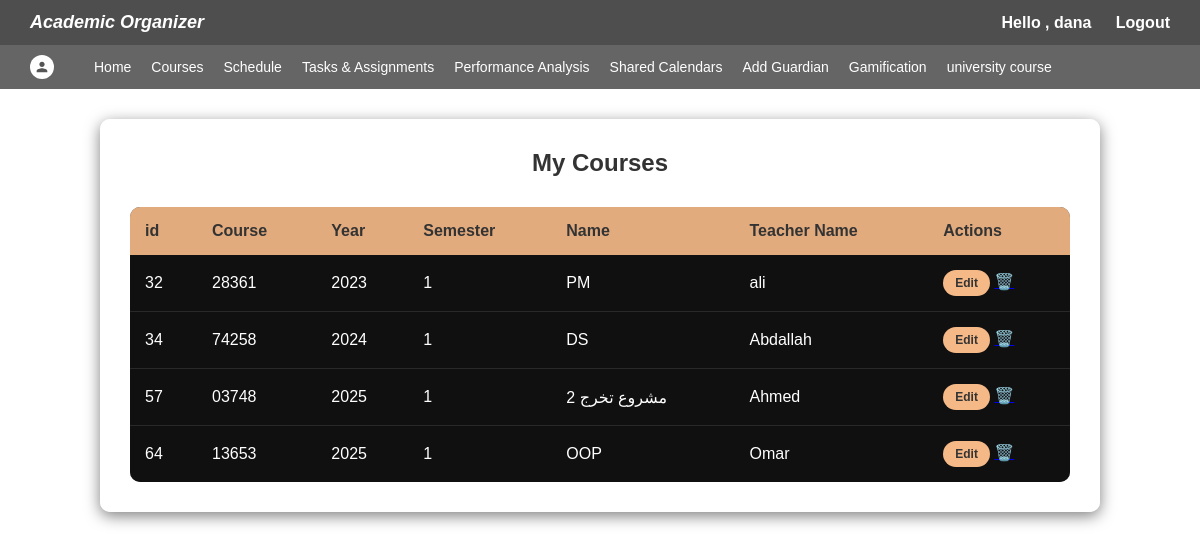
/view-course.php (signed in), run on the app's committed database.
### tables this page shows
CREATE TABLE `course` (
  `id` int(11) NOT NULL,
  `course` varchar(255) DEFAULT NULL,
  `year` varchar(255) NOT NULL,
  `semester` varchar(255) DEFAULT NULL,
  `name` varchar(255) NOT NULL,
  `teacher_name` varchar(255) DEFAULT NULL,
  `user_id` int(11) NOT NULL,
  `college_id` int(11) NOT NULL
);

### view-course.php (the view, shortened to what this page needs)
<?php
include 'connection.php';
$user_id = $_SESSION['user_id'];
?>
<!DOCTYPE html>
<html lang="en">
<head>
<link rel="stylesheet" href="https://cdn.jsdelivr.net/npm/@fortawesome/fontawesome-free@6.4.2/css/all.min.css">
<link rel="stylesheet" href="style.css">
</head>
<body>
   <div class="topbar">
    <div class="logo">Academic Organizer</div>
    <div class="auth-links">
        <a>Hello , <?php  echo $_SESSION['user_name']; ?></a>
        <a href="logout.php">Logout</a>
    </div>
</div>
    <div class="navbar">
        <ul>
            <li>
                <a href="profile.php" title="Profile">
                    <div class="profile-icon"></div>
                </a>
            </li>
            <li><a href="home.php">Home</a></li>
            <li><a href="courses.php">Courses</a></li>
            <li><a href="schedule.php">Schedule</a></li>
            <li><a href="tasks-assignments.php">Tasks & Assignments</a></li>
            <li><a href="#">Performance Analysis</a></li>
            <li><a href="shared.php">Shared Calendars</a></li>
            <li><a href="add_guardian.php">Add Guardian</a></li>
              <li><a href="gamification.php">Gamification</a></li>
      <li><a href="courseassgin.php">university course</a></li>
            </ul>
    </div>
     <div class="schedule-container">
        <div class="schedule-header">
            <h2>My Courses </h2>
         </div>
        <div class="schedule-table-container">
            <table class="schedule-table">
                <thead>
                    <tr>
                        <th>id</th>
                        <th>Course</th>
                        <th>Year</th>
                        <th>Semester</th>
                        <th>Name</th>
                        <th>Teacher Name</th>
                        <th>Actions</th>
                    </tr>
                </thead>
                <tbody id="scheduleTableBody">
                    <?php
                    $sql = "SELECT  id,course, year, semester, name, teacher_name
                            FROM course
                            WHERE user_id = ?";
                    $stmt = $conn->prepare($sql);
                    $stmt->bind_param("i", $user_id);
                    $stmt->execute();
                    $result = $stmt->get_result();
                    if ($result->num_rows > 0):
                        while ($row = $result->fetch_assoc()):
                    ?>
                        <tr>
                            <td><?= htmlspecialchars($row['id']) ?> </td>
                            <td><?= htmlspecialchars($row['course']) ?> </td>
                            <td><?= htmlspecialchars($row['year']) ?></td>
                            <td><?= htmlspecialchars($row['semester']) ?></td>
                            <td><?= htmlspecialchars($row['name']) ?></td>
                            <td><?= htmlspecialchars($row['teacher_name']) ?></td>
                            <td>
                                <button class="edit-btn" onclick='editCourse(<?= json_encode($row) ?>)'>Edit</button>
                                <a href="?delete=<?= $row['id'] ?>" onclick="return confirm('Are you sure you want to delete this schedule?');">🗑️</a>
                            </td>
                        </tr>
                    <?php
                        endwhile;
                    endif; ?>
                </tbody>
            </table>
        </div>
     </div>
</body>
</html>

### view-course.php (style rules this page uses)
* { margin: 0; padding: 0; box-sizing: border-box; }
body { font-family: Arial, sans-serif; background: url("https://hebbkx1anhila5yf.public.blob.vercel-storage.com/image.jpg-ri2jUSpScDXjsulXIHz0LMu56qvFYI.jpeg") no-repeat center center fixed; background-size: cover; min-height: 100vh; }
.topbar { background-color: rgba(59,59,59,0.9); color: white; padding: 12px 30px; display: flex; justify-content: space-between; align-items: center; }
.topbar .logo { font-style: italic; font-weight: bold; font-size: 18px; }
.topbar .auth-links a { color: white; margin-left: 20px; text-decoration: none; font-weight: bold; }
.navbar { background-color: rgba(85,85,85,0.9); padding: 10px 30px; }
.navbar ul { list-style: none; display: flex; gap: 20px; margin: 0; padding: 0; align-items: center; }
.navbar ul li a { color: white; text-decoration: none; font-size: 14px; }
.profile-icon { width: 24px; height: 24px; background-color: white; border-radius: 50%; cursor: pointer; position: relative; background-size: 16px 16px; background-repeat: no-repeat; background-position: center; margin-right: 20px; }
.schedule-container { background: rgba(255, 255, 255, 0.85); width: 90%; max-width: 1000px; margin: 30px auto; padding: 30px; border-radius: 10px; box-shadow: 0px 4px 15px rgba(0,0,0,0.5); }
.schedule-header { text-align: center; margin-bottom: 30px; }
.schedule-header h2 { font-size: 24px; font-weight: bold; color: #333; margin-bottom: 10px; }
.schedule-table-container { background: rgba(0, 0, 0, 0.8); border-radius: 10px; overflow: hidden; }
.schedule-table { width: 100%; border-collapse: collapse; }
.schedule-table th { background-color: rgba(245, 185, 135, 0.9); color: #333; padding: 15px; text-align: left; font-weight: bold; font-size: 16px; }
.schedule-table td { background-color: rgba(0, 0, 0, 0.7); color: white; padding: 15px; border-bottom: 1px solid rgba(255, 255, 255, 0.1); }
.schedule-table tr:last-child td { border-bottom: none; }
.edit-btn, .delete-btn { padding: 6px 12px; border: none; border-radius: 15px; cursor: pointer; font-size: 12px; font-weight: bold; }
.edit-btn { background-color: #f5b987; color: #333; }

### data on the page
course: id "32", course "28361", year "2023", semester "1", name "PM", teacher_name "ali"
course: id "34", course "74258", year "2024", semester "1", name "DS", teacher_name "Abdallah"
course: id "57", course "03748", year "2025", semester "1", name "مشروع تخرج 2", teacher_name "Ahmed"
course: id "64", course "13653", year "2025", semester "1", name "OOP", teacher_name "Omar"

### other printed values
$_SESSION['user_name'] "dana"
